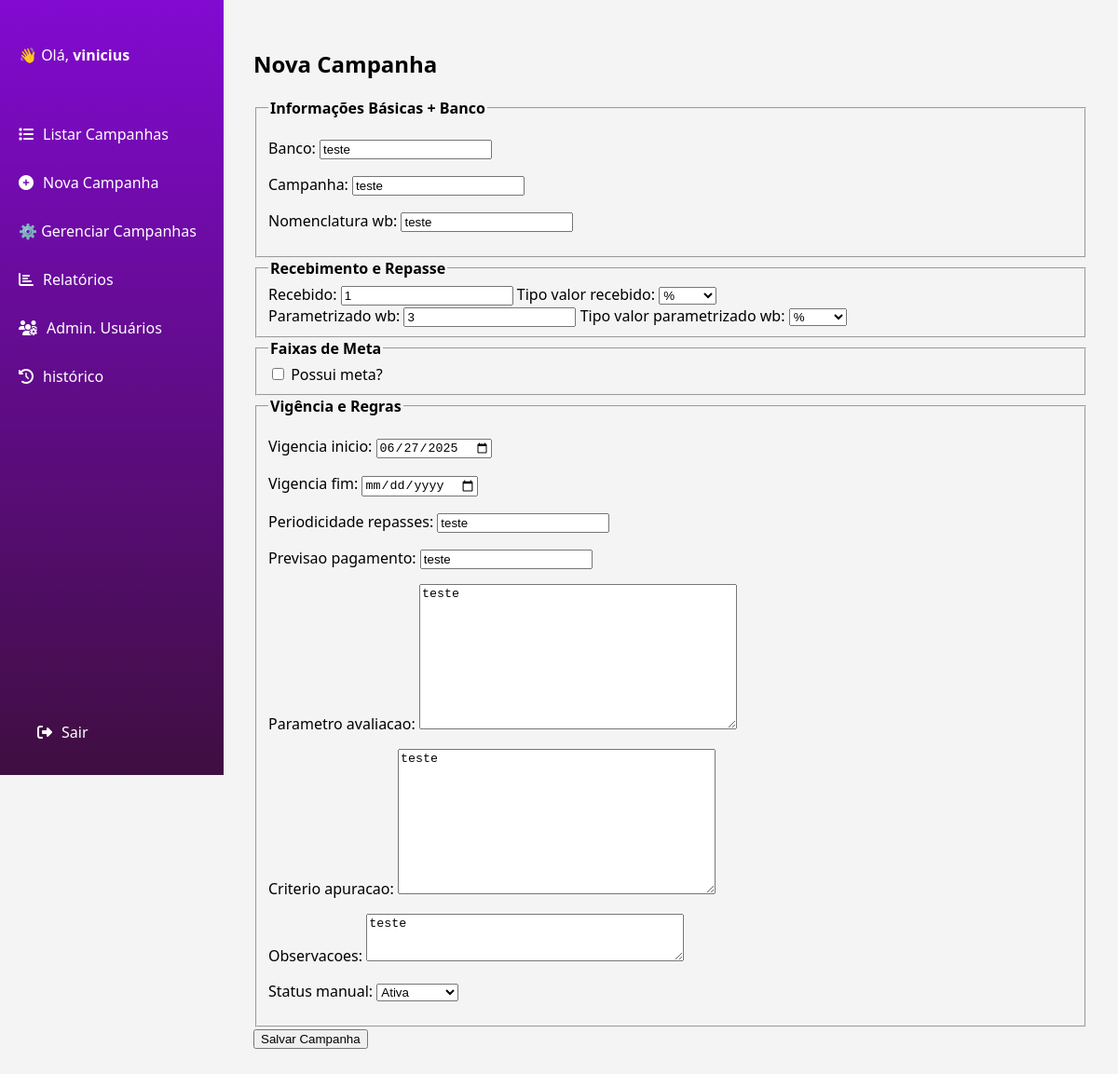
/campanhas/6/editar/ (signed in), run on an earlier commit of the app's database.
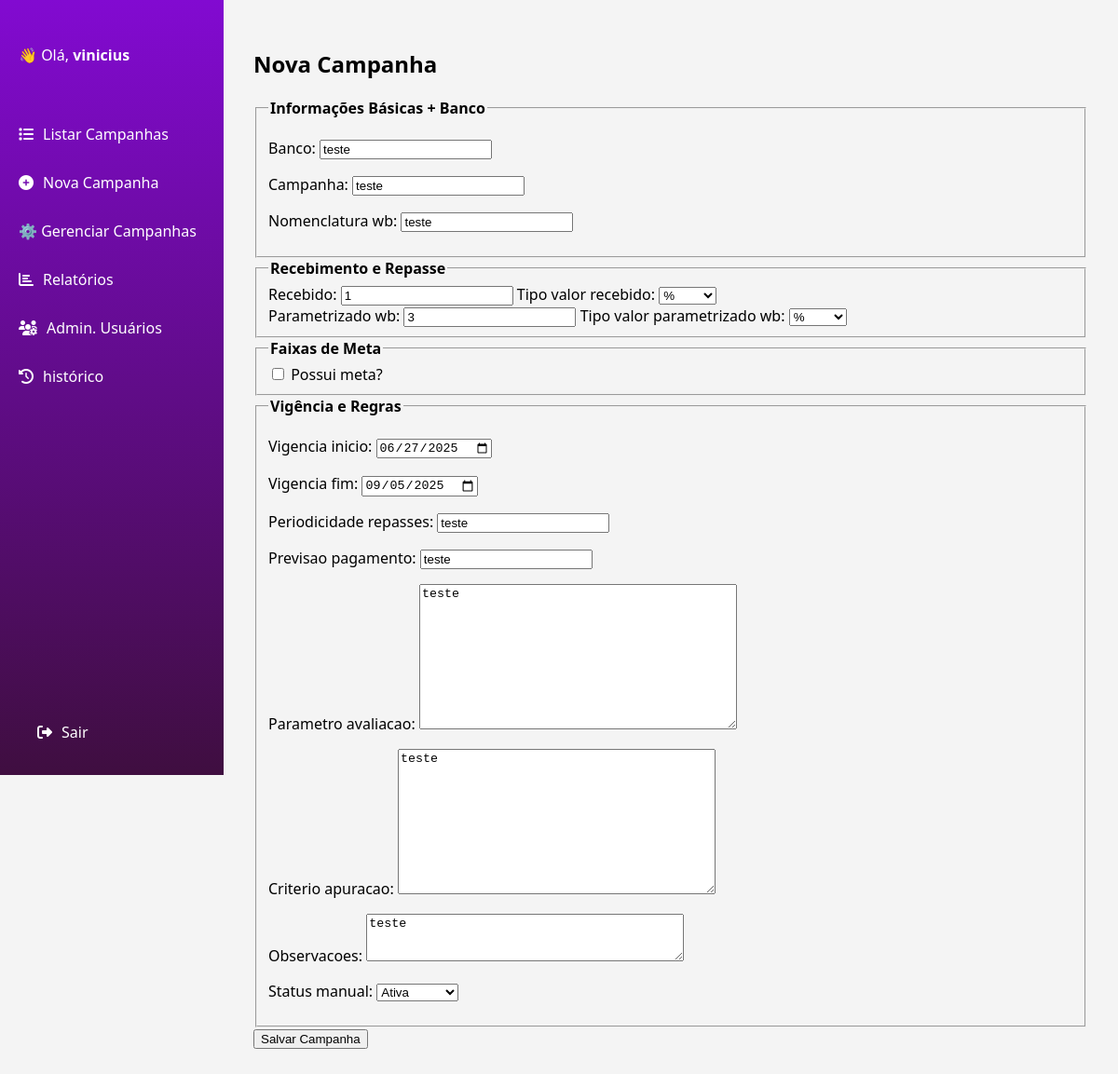
And on a later commit of the database.
### campanhas/models.py (models this page shows, shortened)
class Campanha(models.Model):
    TIPO_VALOR_CHOICES = [
        ('R$', 'R$'),
        ('%', '%'),
    ]
    STATUS_MANUAL_CHOICES = [
        ('ATIVA', 'Ativa'),
        ('INATIVA', 'Inativa'),
        ('EM ANALISE', 'Em analise'),
    ]
    banco = models.ForeignKey(Banco, on_delete=models.PROTECT, related_name='campanhas')
    campanha = models.CharField(max_length=200, default=' ')
    nomenclatura_wb = models.CharField(max_length=200, default=' ')
    recebido = models.CharField(max_length=200, default=' ', blank=True, null=True)
    parametrizado_wb = models.CharField(max_length=200, default=' ', blank=True, null=True)
    tipo_valor_recebido = models.CharField(max_length=20, choices=TIPO_VALOR_CHOICES, default='%', blank=True, null=True)
    tipo_valor_parametrizado_wb = models.CharField(max_length=20, choices=TIPO_VALOR_CHOICES, default=' ', blank=True, null=True)
    vigencia_inicio = models.DateField(default=timezone.now)
    vigencia_fim = models.DateField(blank=True, null=True)
    periodicidade_repasses = models.CharField(max_length=100, default=' ')
    previsao_pagamento = models.CharField(max_length=100,blank=True, null=True)
    parametro_avaliacao = models.TextField(default=' ')
    criterio_apuracao = models.TextField(default=' ')
    observacoes = models.TextField(blank=True, null=True)
    possui_meta = models.BooleanField(default=False)
    tem_garantido = models.BooleanField(default=False)
    status_manual = models.CharField(max_length=50, choices=STATUS_MANUAL_CHOICES, default='ATIVA')

### campanhas/views.py (the view, shortened to what this page needs)
# urls.py: path('campanhas/<int:pk>/editar/', CampanhaUpdateView.as_view(), name='campanha_editar'),
@method_decorator(login_required(login_url='login'), name='dispatch')
@method_decorator(tipo_usuario_requerido('master', 'editor'), name='dispatch')
class CampanhaUpdateView(View):
    template_name = 'campanha_form.html'
    def get(self, request, pk):
        campanha = get_object_or_404(Campanha, pk=pk)
        return render(request, self.template_name, {
            'form_campanha': CampanhaBaseForm(instance=campanha),
            'form_recebimento': Recebimento_E_Repasse(instance=campanha),
            'form_vigencia': VigenciaERegras(instance=campanha),
            'faixa_formset': FaixaMetaFormSet(instance=campanha, prefix='faixas')
        })

### campanhas/forms.py (shortened to what this page needs)
class CampanhaBaseForm(forms.ModelForm):
    banco_nome = forms.CharField(label="Banco", max_length=100)
    class Meta:
        model = Campanha
        fields = ['campanha', 'nomenclatura_wb']
    def __init__(self, *args, **kwargs):
        super().__init__(*args, **kwargs)
        if self.instance and self.instance.pk:
            self.fields['banco_nome'].initial = self.instance.banco.nome
        self.order_fields(['banco_nome', 'campanha', 'nomenclatura_wb'])

class Recebimento_E_Repasse(ModelForm):
    class Meta:
        model = Campanha
        fields = ['recebido', 'parametrizado_wb', 'tipo_valor_recebido','tipo_valor_parametrizado_wb']
        widgets = {
            'recebido': forms.NumberInput(attrs={'step': '0.01', 'placeholder': 'Valor recebido'}),
            'parametrizado_wb': forms.NumberInput(attrs={'step': '0.01', 'placeholder': 'Valor parametrizado'}),
        }

### campanhas/templates/campanha_form.html (shortened to what this page needs)
{% extends 'base.html' %}
{% block content %}
<h2>Nova Campanha</h2>
<form method="post">
    <fieldset>
        <legend><strong>Informações Básicas + Banco</strong></legend>
        {{ form_campanha.as_p }}
    </fieldset>
    <fieldset>
        <legend><strong>Recebimento e Repasse</strong></legend>
        <div id="recebimento-campos">
            {{ form_recebimento.recebido.label_tag }} {{ form_recebimento.recebido }}
            {{ form_recebimento.tipo_valor_recebido.label_tag }} {{ form_recebimento.tipo_valor_recebido }}
        </div>
        {{ form_recebimento.parametrizado_wb.label_tag }} {{ form_recebimento.parametrizado_wb }}
        {{ form_recebimento.tipo_valor_parametrizado_wb.label_tag }} {{ form_recebimento.tipo_valor_parametrizado_wb }}
    </fieldset>
    <fieldset>
        <legend><strong>Faixas de Meta</strong></legend>
        <div>
            <label>
                <input type="checkbox" id="id_possui_meta" name="possui_meta"
                       {% if form_campanha.instance.possui_meta %}checked{% endif %}>
                Possui meta?
            </label>
        </div>
    </fieldset>
    <fieldset>
        <legend><strong>Vigência e Regras</strong></legend>
        {{ form_vigencia.as_p }}
    </fieldset>
    <button type="submit">Salvar Campanha</button>
</form>
{% endblock %}

What changed in the data, as far as the page shows it:
changed Campanha "teste": vigencia_fim (not shown) → "09/05/2025"
